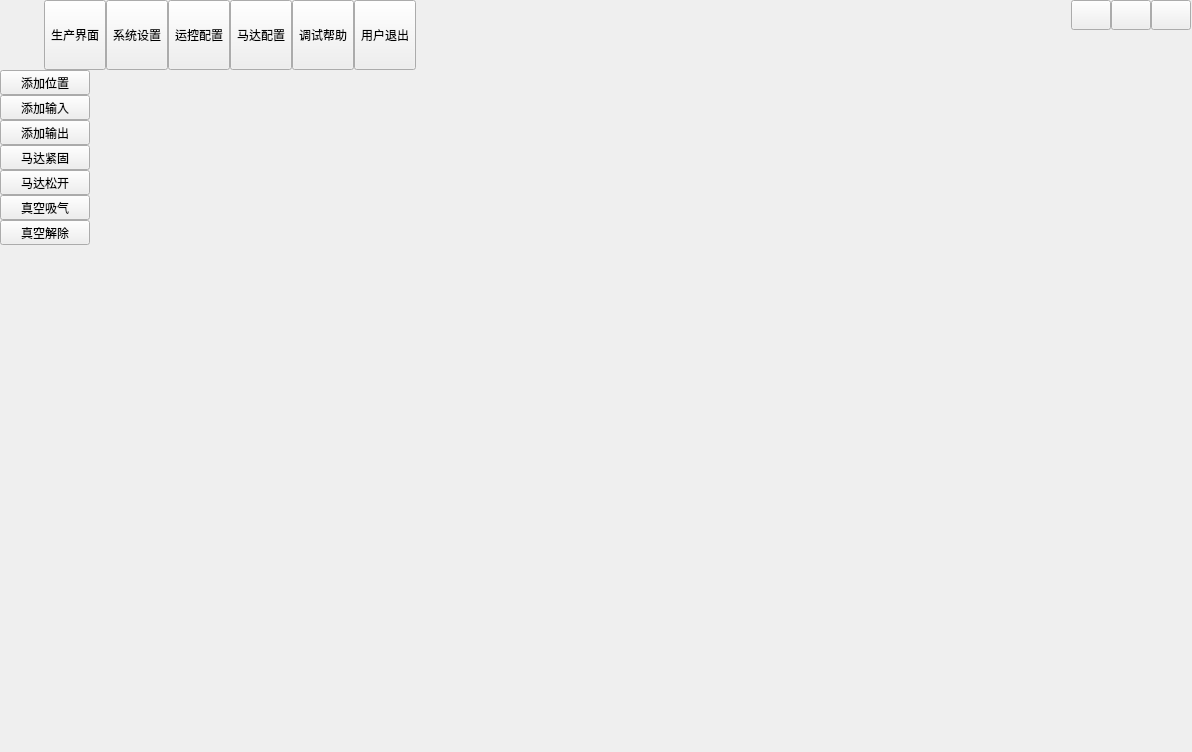
<?xml version="1.0" encoding="UTF-8"?>
<ui version="4.0">
 <class>MainWindowsClass</class>
 <widget class="QWidget" name="MainWindowsClass">
  <property name="geometry">
   <rect>
    <x>0</x>
    <y>0</y>
    <width>1192</width>
    <height>752</height>
   </rect>
  </property>
  <property name="windowTitle">
   <string>MainWindows</string>
  </property>
  <widget class="QStackedWidget" name="stackedWidget">
   <property name="geometry">
    <rect>
     <x>0</x>
     <y>70</y>
     <width>1191</width>
     <height>671</height>
    </rect>
   </property>
   <property name="styleSheet">
    <string notr="true"/>
   </property>
   <property name="currentIndex">
    <number>0</number>
   </property>
   <widget class="QWidget" name="page1">
    <layout class="QHBoxLayout" name="horizontalLayout">
     <property name="spacing">
      <number>0</number>
     </property>
     <property name="leftMargin">
      <number>0</number>
     </property>
     <property name="topMargin">
      <number>0</number>
     </property>
     <property name="rightMargin">
      <number>0</number>
     </property>
     <property name="bottomMargin">
      <number>0</number>
     </property>
     <item>
      <widget class="QWidget" name="widgetLeftMain" native="true">
       <property name="maximumSize">
        <size>
         <width>90</width>
         <height>16777215</height>
        </size>
       </property>
       <layout class="QVBoxLayout" name="verticalLayout_2">
        <property name="spacing">
         <number>0</number>
        </property>
        <property name="leftMargin">
         <number>0</number>
        </property>
        <property name="topMargin">
         <number>0</number>
        </property>
        <property name="rightMargin">
         <number>0</number>
        </property>
        <property name="bottomMargin">
         <number>0</number>
        </property>
        <item>
         <widget class="DragButton" name="addPosition">
          <property name="sizePolicy">
           <sizepolicy hsizetype="Expanding" vsizetype="Fixed">
            <horstretch>0</horstretch>
            <verstretch>0</verstretch>
           </sizepolicy>
          </property>
          <property name="text">
           <string>添加位置</string>
          </property>
         </widget>
        </item>
        <item>
         <widget class="QToolButton" name="addInput">
          <property name="sizePolicy">
           <sizepolicy hsizetype="Expanding" vsizetype="Fixed">
            <horstretch>0</horstretch>
            <verstretch>0</verstretch>
           </sizepolicy>
          </property>
          <property name="text">
           <string>添加输入</string>
          </property>
         </widget>
        </item>
        <item>
         <widget class="QToolButton" name="addOutput">
          <property name="sizePolicy">
           <sizepolicy hsizetype="Expanding" vsizetype="Fixed">
            <horstretch>0</horstretch>
            <verstretch>0</verstretch>
           </sizepolicy>
          </property>
          <property name="text">
           <string>添加输出</string>
          </property>
         </widget>
        </item>
        <item>
         <widget class="QToolButton" name="MotorFixed">
          <property name="sizePolicy">
           <sizepolicy hsizetype="Expanding" vsizetype="Fixed">
            <horstretch>0</horstretch>
            <verstretch>0</verstretch>
           </sizepolicy>
          </property>
          <property name="text">
           <string>马达紧固</string>
          </property>
         </widget>
        </item>
        <item>
         <widget class="QToolButton" name="MotorRelax">
          <property name="sizePolicy">
           <sizepolicy hsizetype="Expanding" vsizetype="Fixed">
            <horstretch>0</horstretch>
            <verstretch>0</verstretch>
           </sizepolicy>
          </property>
          <property name="text">
           <string>马达松开</string>
          </property>
         </widget>
        </item>
        <item>
         <widget class="QToolButton" name="Vaccum">
          <property name="sizePolicy">
           <sizepolicy hsizetype="Expanding" vsizetype="Fixed">
            <horstretch>0</horstretch>
            <verstretch>0</verstretch>
           </sizepolicy>
          </property>
          <property name="text">
           <string>真空吸气</string>
          </property>
         </widget>
        </item>
        <item>
         <widget class="QToolButton" name="Devacuum">
          <property name="sizePolicy">
           <sizepolicy hsizetype="Expanding" vsizetype="Fixed">
            <horstretch>0</horstretch>
            <verstretch>0</verstretch>
           </sizepolicy>
          </property>
          <property name="text">
           <string>真空解除</string>
          </property>
         </widget>
        </item>
        <item>
         <spacer name="verticalSpacer_2">
          <property name="orientation">
           <enum>Qt::Vertical</enum>
          </property>
          <property name="sizeHint" stdset="0">
           <size>
            <width>20</width>
            <height>471</height>
           </size>
          </property>
         </spacer>
        </item>
       </layout>
      </widget>
     </item>
     <item>
      <widget class="QWidget" name="ProductWidget" native="true"/>
     </item>
    </layout>
   </widget>
   <widget class="QWidget" name="page2">
    <layout class="QHBoxLayout" name="horizontalLayout_4">
     <property name="spacing">
      <number>0</number>
     </property>
     <property name="leftMargin">
      <number>0</number>
     </property>
     <property name="topMargin">
      <number>0</number>
     </property>
     <property name="rightMargin">
      <number>0</number>
     </property>
     <property name="bottomMargin">
      <number>0</number>
     </property>
     <item>
      <widget class="QWidget" name="widgetLeftConfig" native="true">
       <property name="maximumSize">
        <size>
         <width>100</width>
         <height>16777215</height>
        </size>
       </property>
       <layout class="QVBoxLayout" name="verticalLayout_3">
        <property name="spacing">
         <number>0</number>
        </property>
        <property name="leftMargin">
         <number>0</number>
        </property>
        <property name="topMargin">
         <number>0</number>
        </property>
        <property name="rightMargin">
         <number>0</number>
        </property>
        <property name="bottomMargin">
         <number>0</number>
        </property>
        <item>
         <widget class="QToolButton" name="tbtnConfig1">
          <property name="sizePolicy">
           <sizepolicy hsizetype="Expanding" vsizetype="Fixed">
            <horstretch>0</horstretch>
            <verstretch>0</verstretch>
           </sizepolicy>
          </property>
          <property name="text">
           <string>基本设置</string>
          </property>
         </widget>
        </item>
        <item>
         <widget class="QToolButton" name="tbtnConfig2">
          <property name="sizePolicy">
           <sizepolicy hsizetype="Expanding" vsizetype="Fixed">
            <horstretch>0</horstretch>
            <verstretch>0</verstretch>
           </sizepolicy>
          </property>
          <property name="text">
           <string>转发设置</string>
          </property>
         </widget>
        </item>
        <item>
         <widget class="QToolButton" name="tbtnConfig3">
          <property name="sizePolicy">
           <sizepolicy hsizetype="Expanding" vsizetype="Fixed">
            <horstretch>0</horstretch>
            <verstretch>0</verstretch>
           </sizepolicy>
          </property>
          <property name="text">
           <string>用户设置</string>
          </property>
         </widget>
        </item>
        <item>
         <widget class="QToolButton" name="tbtnConfig4">
          <property name="sizePolicy">
           <sizepolicy hsizetype="Expanding" vsizetype="Fixed">
            <horstretch>0</horstretch>
            <verstretch>0</verstretch>
           </sizepolicy>
          </property>
          <property name="text">
           <string>防区设置</string>
          </property>
         </widget>
        </item>
        <item>
         <widget class="QToolButton" name="tbtnConfig5">
          <property name="sizePolicy">
           <sizepolicy hsizetype="Expanding" vsizetype="Fixed">
            <horstretch>0</horstretch>
            <verstretch>0</verstretch>
           </sizepolicy>
          </property>
          <property name="text">
           <string>设备设置</string>
          </property>
         </widget>
        </item>
        <item>
         <widget class="QToolButton" name="tbtnConfig6">
          <property name="sizePolicy">
           <sizepolicy hsizetype="Expanding" vsizetype="Fixed">
            <horstretch>0</horstretch>
            <verstretch>0</verstretch>
           </sizepolicy>
          </property>
          <property name="text">
           <string>其他设置</string>
          </property>
         </widget>
        </item>
        <item>
         <spacer name="verticalSpacer_3">
          <property name="orientation">
           <enum>Qt::Vertical</enum>
          </property>
          <property name="sizeHint" stdset="0">
           <size>
            <width>20</width>
            <height>417</height>
           </size>
          </property>
         </spacer>
        </item>
       </layout>
      </widget>
     </item>
     <item>
      <widget class="QLabel" name="lab2">
       <property name="sizePolicy">
        <sizepolicy hsizetype="Expanding" vsizetype="Expanding">
         <horstretch>0</horstretch>
         <verstretch>0</verstretch>
        </sizepolicy>
       </property>
       <property name="text">
        <string>系统设置</string>
       </property>
       <property name="alignment">
        <set>Qt::AlignCenter</set>
       </property>
      </widget>
     </item>
    </layout>
   </widget>
   <widget class="QWidget" name="page3">
    <layout class="QVBoxLayout" name="verticalLayout_5">
     <item>
      <widget class="QWidget" name="MotionWidget" native="true"/>
     </item>
    </layout>
   </widget>
   <widget class="QWidget" name="page4">
    <layout class="QVBoxLayout" name="verticalLayout_4">
     <item>
      <widget class="QWidget" name="MotorWidget" native="true"/>
     </item>
    </layout>
   </widget>
   <widget class="QWidget" name="page5">
    <widget class="QWidget" name="DebugWidget" native="true">
     <property name="geometry">
      <rect>
       <x>0</x>
       <y>0</y>
       <width>1173</width>
       <height>653</height>
      </rect>
     </property>
    </widget>
   </widget>
  </widget>
  <widget class="QWidget" name="widgetTitle" native="true">
   <property name="geometry">
    <rect>
     <x>0</x>
     <y>0</y>
     <width>1191</width>
     <height>70</height>
    </rect>
   </property>
   <property name="sizePolicy">
    <sizepolicy hsizetype="Preferred" vsizetype="Fixed">
     <horstretch>0</horstretch>
     <verstretch>0</verstretch>
    </sizepolicy>
   </property>
   <layout class="QHBoxLayout" name="horizontalLayout_2">
    <property name="spacing">
     <number>10</number>
    </property>
    <property name="leftMargin">
     <number>10</number>
    </property>
    <property name="topMargin">
     <number>0</number>
    </property>
    <property name="rightMargin">
     <number>0</number>
    </property>
    <property name="bottomMargin">
     <number>0</number>
    </property>
    <item>
     <widget class="QLabel" name="labIco">
      <property name="text">
       <string/>
      </property>
      <property name="alignment">
       <set>Qt::AlignCenter</set>
      </property>
     </widget>
    </item>
    <item>
     <widget class="QLabel" name="labTitle">
      <property name="styleSheet">
       <string notr="true"/>
      </property>
      <property name="text">
       <string/>
      </property>
      <property name="alignment">
       <set>Qt::AlignLeading|Qt::AlignLeft|Qt::AlignVCenter</set>
      </property>
     </widget>
    </item>
    <item>
     <widget class="QWidget" name="widgetTop" native="true">
      <layout class="QHBoxLayout" name="horizontalLayout_3">
       <property name="spacing">
        <number>0</number>
       </property>
       <property name="leftMargin">
        <number>0</number>
       </property>
       <property name="topMargin">
        <number>0</number>
       </property>
       <property name="rightMargin">
        <number>0</number>
       </property>
       <property name="bottomMargin">
        <number>0</number>
       </property>
       <item>
        <widget class="QToolButton" name="btnProduct">
         <property name="sizePolicy">
          <sizepolicy hsizetype="Fixed" vsizetype="Expanding">
           <horstretch>0</horstretch>
           <verstretch>0</verstretch>
          </sizepolicy>
         </property>
         <property name="text">
          <string>生产界面</string>
         </property>
         <property name="icon">
          <iconset resource="MainWindows.qrc">
           <normaloff>:/MainWindows/image/main_main.png</normaloff>:/MainWindows/image/main_main.png</iconset>
         </property>
         <property name="toolButtonStyle">
          <enum>Qt::ToolButtonTextUnderIcon</enum>
         </property>
        </widget>
       </item>
       <item>
        <widget class="QToolButton" name="btnConfig">
         <property name="sizePolicy">
          <sizepolicy hsizetype="Fixed" vsizetype="Expanding">
           <horstretch>0</horstretch>
           <verstretch>0</verstretch>
          </sizepolicy>
         </property>
         <property name="text">
          <string>系统设置</string>
         </property>
         <property name="icon">
          <iconset resource="MainWindows.qrc">
           <normaloff>:/MainWindows/image/main_config.png</normaloff>:/MainWindows/image/main_config.png</iconset>
         </property>
         <property name="toolButtonStyle">
          <enum>Qt::ToolButtonTextUnderIcon</enum>
         </property>
        </widget>
       </item>
       <item>
        <widget class="QToolButton" name="btnData">
         <property name="sizePolicy">
          <sizepolicy hsizetype="Fixed" vsizetype="Expanding">
           <horstretch>0</horstretch>
           <verstretch>0</verstretch>
          </sizepolicy>
         </property>
         <property name="text">
          <string>运控配置</string>
         </property>
         <property name="icon">
          <iconset resource="MainWindows.qrc">
           <normaloff>:/MainWindows/image/main_data.png</normaloff>:/MainWindows/image/main_data.png</iconset>
         </property>
         <property name="checked">
          <bool>false</bool>
         </property>
         <property name="toolButtonStyle">
          <enum>Qt::ToolButtonTextUnderIcon</enum>
         </property>
        </widget>
       </item>
       <item>
        <widget class="QToolButton" name="btnData_2">
         <property name="sizePolicy">
          <sizepolicy hsizetype="Fixed" vsizetype="Expanding">
           <horstretch>0</horstretch>
           <verstretch>0</verstretch>
          </sizepolicy>
         </property>
         <property name="text">
          <string>马达配置</string>
         </property>
         <property name="icon">
          <iconset resource="MainWindows.qrc">
           <normaloff>:/MainWindows/image/main_about.png</normaloff>:/MainWindows/image/main_about.png</iconset>
         </property>
         <property name="checked">
          <bool>false</bool>
         </property>
         <property name="toolButtonStyle">
          <enum>Qt::ToolButtonTextUnderIcon</enum>
         </property>
        </widget>
       </item>
       <item>
        <widget class="QToolButton" name="btnHelp">
         <property name="sizePolicy">
          <sizepolicy hsizetype="Fixed" vsizetype="Expanding">
           <horstretch>0</horstretch>
           <verstretch>0</verstretch>
          </sizepolicy>
         </property>
         <property name="styleSheet">
          <string notr="true"/>
         </property>
         <property name="text">
          <string>调试帮助</string>
         </property>
         <property name="icon">
          <iconset resource="MainWindows.qrc">
           <normaloff>:/MainWindows/image/main_person.png</normaloff>:/MainWindows/image/main_person.png</iconset>
         </property>
         <property name="toolButtonStyle">
          <enum>Qt::ToolButtonTextUnderIcon</enum>
         </property>
        </widget>
       </item>
       <item>
        <widget class="QToolButton" name="btnExit">
         <property name="sizePolicy">
          <sizepolicy hsizetype="Fixed" vsizetype="Expanding">
           <horstretch>0</horstretch>
           <verstretch>0</verstretch>
          </sizepolicy>
         </property>
         <property name="styleSheet">
          <string notr="true"/>
         </property>
         <property name="text">
          <string>用户退出</string>
         </property>
         <property name="icon">
          <iconset resource="MainWindows.qrc">
           <normaloff>:/MainWindows/image/main_exit.png</normaloff>:/MainWindows/image/main_exit.png</iconset>
         </property>
         <property name="toolButtonStyle">
          <enum>Qt::ToolButtonTextUnderIcon</enum>
         </property>
        </widget>
       </item>
      </layout>
     </widget>
    </item>
    <item>
     <spacer name="horizontalSpacer">
      <property name="orientation">
       <enum>Qt::Horizontal</enum>
      </property>
      <property name="sizeHint" stdset="0">
       <size>
        <width>40</width>
        <height>20</height>
       </size>
      </property>
     </spacer>
    </item>
    <item>
     <widget class="QWidget" name="widgetMenu" native="true">
      <layout class="QGridLayout" name="gridLayout_2">
       <property name="leftMargin">
        <number>0</number>
       </property>
       <property name="topMargin">
        <number>0</number>
       </property>
       <property name="rightMargin">
        <number>0</number>
       </property>
       <property name="bottomMargin">
        <number>0</number>
       </property>
       <property name="spacing">
        <number>0</number>
       </property>
       <item row="1" column="1" colspan="3">
        <spacer name="verticalSpacer">
         <property name="orientation">
          <enum>Qt::Vertical</enum>
         </property>
         <property name="sizeHint" stdset="0">
          <size>
           <width>20</width>
           <height>40</height>
          </size>
         </property>
        </spacer>
       </item>
       <item row="0" column="1">
        <widget class="QPushButton" name="btnMenu_Min">
         <property name="sizePolicy">
          <sizepolicy hsizetype="Minimum" vsizetype="Expanding">
           <horstretch>0</horstretch>
           <verstretch>0</verstretch>
          </sizepolicy>
         </property>
         <property name="minimumSize">
          <size>
           <width>30</width>
           <height>30</height>
          </size>
         </property>
         <property name="cursor">
          <cursorShape>ArrowCursor</cursorShape>
         </property>
         <property name="focusPolicy">
          <enum>Qt::NoFocus</enum>
         </property>
         <property name="toolTip">
          <string>最小化</string>
         </property>
         <property name="text">
          <string/>
         </property>
        </widget>
       </item>
       <item row="0" column="3">
        <widget class="QPushButton" name="btnMenu_Close">
         <property name="sizePolicy">
          <sizepolicy hsizetype="Minimum" vsizetype="Expanding">
           <horstretch>0</horstretch>
           <verstretch>0</verstretch>
          </sizepolicy>
         </property>
         <property name="minimumSize">
          <size>
           <width>30</width>
           <height>30</height>
          </size>
         </property>
         <property name="cursor">
          <cursorShape>ArrowCursor</cursorShape>
         </property>
         <property name="focusPolicy">
          <enum>Qt::NoFocus</enum>
         </property>
         <property name="toolTip">
          <string>关闭</string>
         </property>
         <property name="text">
          <string/>
         </property>
        </widget>
       </item>
       <item row="0" column="2">
        <widget class="QPushButton" name="btnMenu_Max">
         <property name="sizePolicy">
          <sizepolicy hsizetype="Minimum" vsizetype="Expanding">
           <horstretch>0</horstretch>
           <verstretch>0</verstretch>
          </sizepolicy>
         </property>
         <property name="minimumSize">
          <size>
           <width>30</width>
           <height>30</height>
          </size>
         </property>
         <property name="focusPolicy">
          <enum>Qt::NoFocus</enum>
         </property>
         <property name="text">
          <string/>
         </property>
        </widget>
       </item>
      </layout>
     </widget>
    </item>
   </layout>
  </widget>
 </widget>
 <layoutdefault spacing="6" margin="11"/>
 <customwidgets>
  <customwidget>
   <class>DragButton</class>
   <extends>QToolButton</extends>
   <header location="global">dragbutton.h</header>
  </customwidget>
 </customwidgets>
 <resources>
  <include location="MainWindows.qrc"/>
  <include location="E:/BaiduNetdiskDownload/uidemo08/main.qrc"/>
 </resources>
 <connections/>
</ui>
